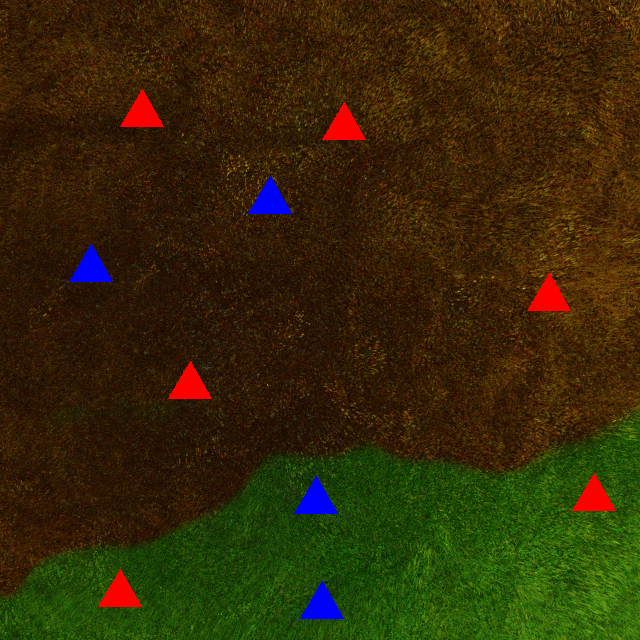
#> input picture photos/1.png, 640 x 640 px, found by its file name
$ python contour.py
#> lines starting #> are read from the running program, lines starting #| are printed output that depends on the picture; after the words box and inside, x2 and y2 are one past the last pixel; in counts of white or black regions, pixels touching at a corner belong together
import cv2 as cv
import numpy as np
img=cv.imread("photos/1.png")
#> img is the input picture: shape (640, 640, 3); mean B, G, R 7.3, 41.1, 52.4
cv.imshow("img", img)
canny= cv.Canny(img, 125, 225)
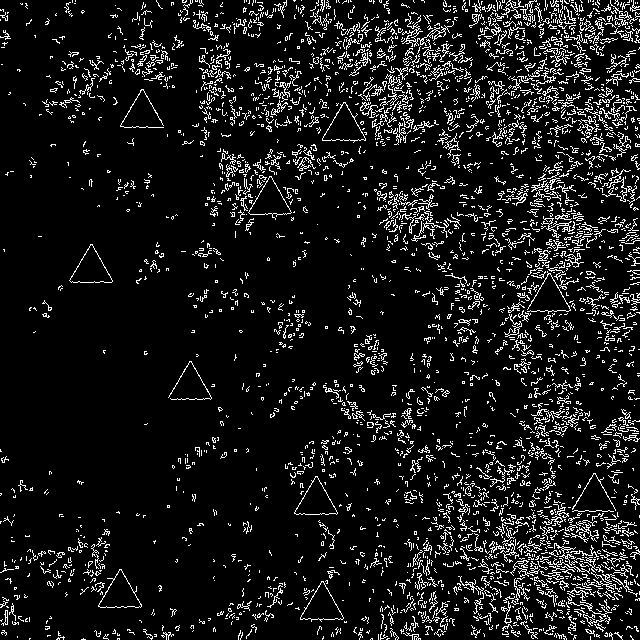
#> canny: shape (640, 640); 9.4% white in thin lines or dots
dilated=cv.dilate(canny, (11,11), iterations=1)
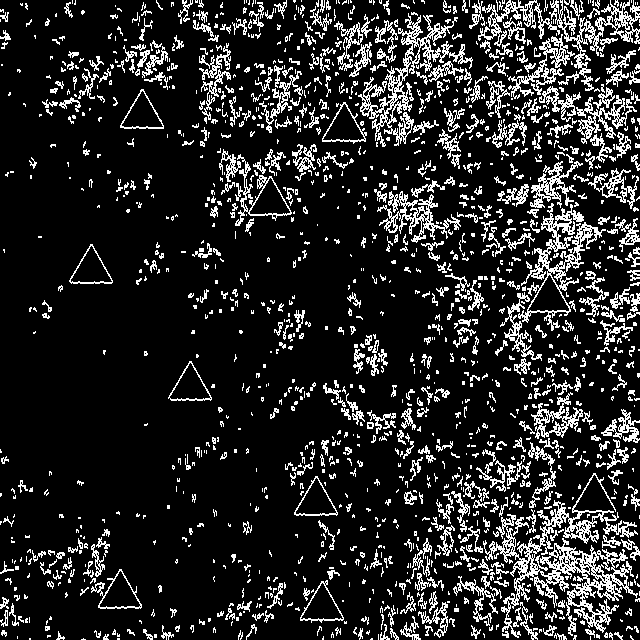
#> dilated: shape (640, 640); 15.5% white in thin lines or dots
blur=cv.GaussianBlur(dilated, (3,3), cv.BORDER_DEFAULT )
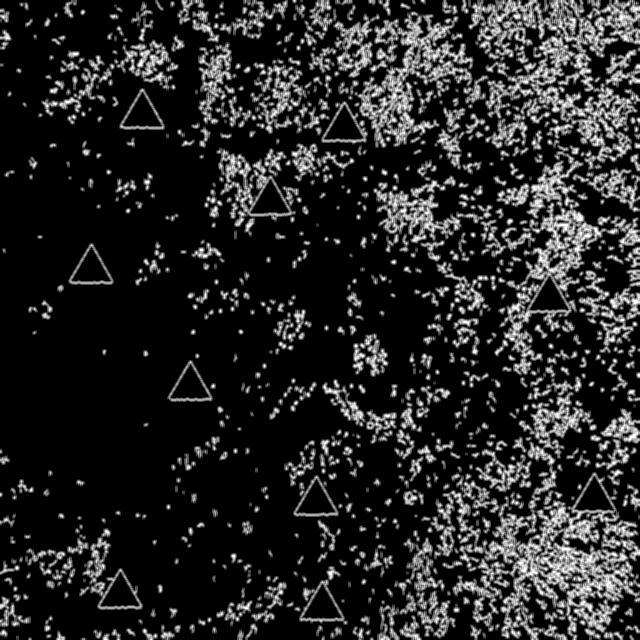
#> blur: shape (640, 640); min 0, max 255, mean 39.4
cv.imshow("god", dilated)
contour, heirarchies= cv.findContours((dilated), cv.RETR_LIST, cv.CHAIN_APPROX_SIMPLE)
#> contour = 3598 contours, 3204 with area under 20; largest, box (x1, y1, x2, y2) and area: (483, 473, 638, 638) 6110, (518, 203, 606, 331) 2794, (358, 13, 473, 146) 2564, (549, 0, 640, 91) 1600, (235, 154, 292, 226) 1214
print(len(contour))
#| 3598
blank=np.zeros(img.shape, dtype='uint8')
cv.drawContours(blank, contour, -1, (0,0,255),2)
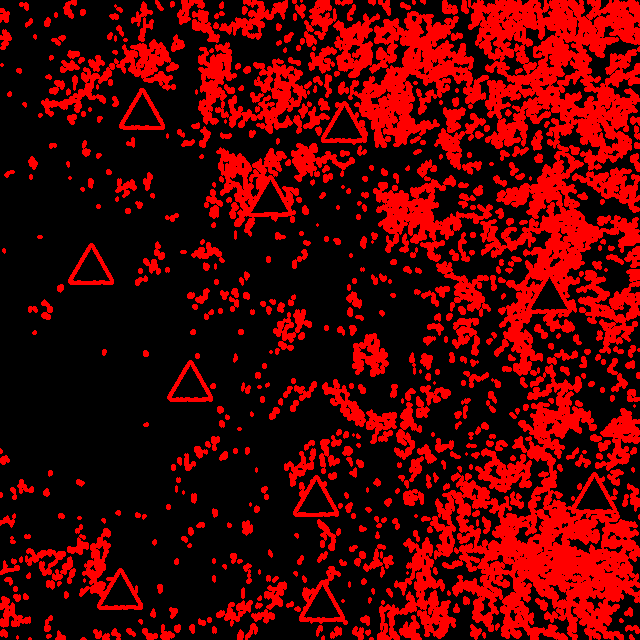
#> blank: shape (640, 640, 3); mean of channels 0, 1, 2 0, 0, 82.6; drawn as B, G, R
cv.imshow('contour drawn', blank)
cv.waitKey(0)
##len(contour) for canny is 1509
##len(Contour) for dilated is 2936
##len(contour) for blur is 756

$ run again, with photos/10.png copied over photos/1.png
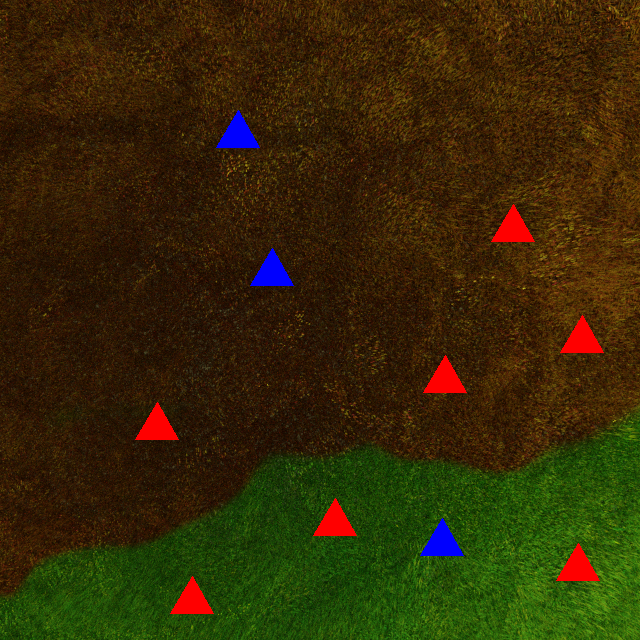
#> input picture photos/10.png, 640 x 640 px, found by its file name
#> img is the input picture: shape (640, 640, 3); mean B, G, R 6.8, 41, 52.9
#> `canny= cv.Canny(img, 125, 225)`:
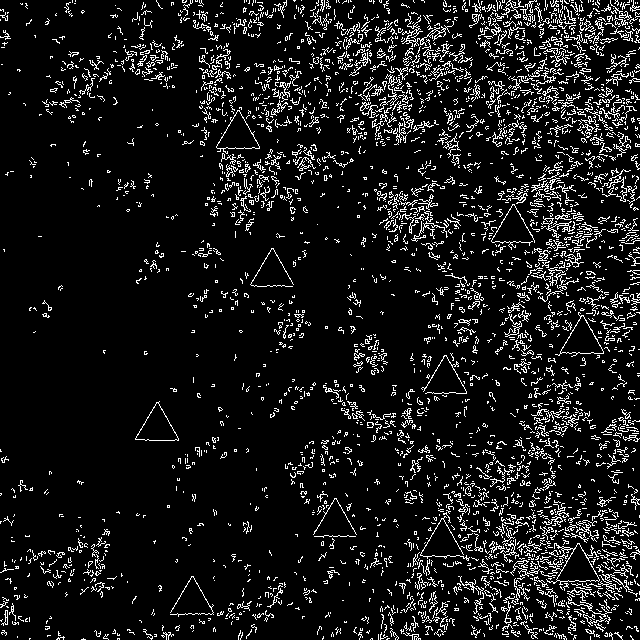
#> canny: shape (640, 640); 9.4% white in thin lines or dots
#> dilated: shape (640, 640); 15.4% white in thin lines or dots
#> contour = 3564 contours, 3167 with area under 20; largest, box (x1, y1, x2, y2) and area: (483, 500, 638, 638) 6194, (358, 13, 473, 146) 2564, (521, 203, 606, 303) 1947, (549, 0, 640, 91) 1600, (412, 499, 470, 577) 1154
#| 3564
#> `cv.drawContours(blank, contour, -1, (0,0,255),2)`:
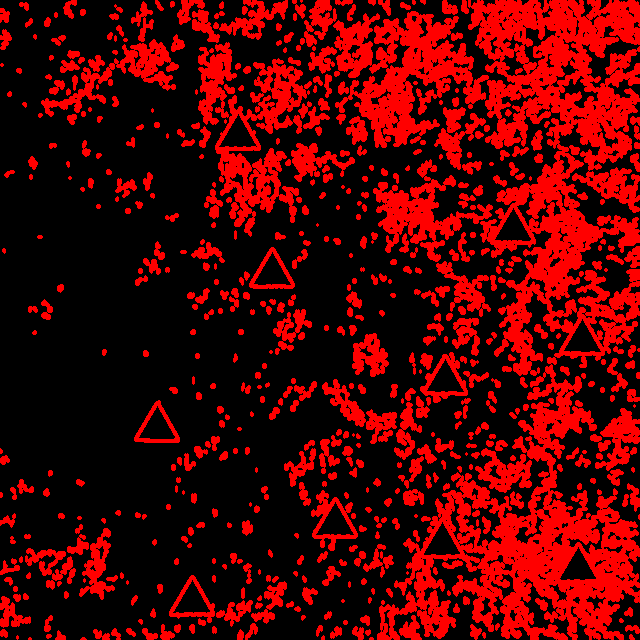
#> blank: shape (640, 640, 3); mean of channels 0, 1, 2 0, 0, 82.3; drawn as B, G, R

$ run again, with photos/11.png copied over photos/1.png
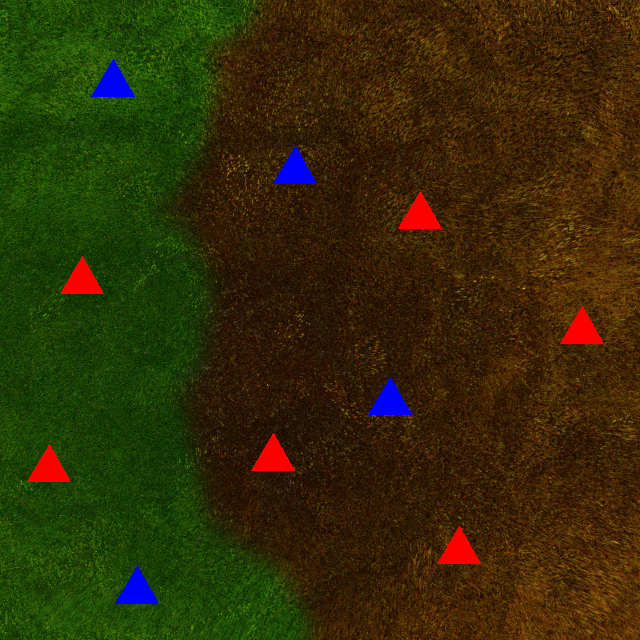
#> input picture photos/11.png, 640 x 640 px, found by its file name
#> img is the input picture: shape (640, 640, 3); mean B, G, R 7.3, 44.4, 51.2
#> `canny= cv.Canny(img, 125, 225)`:
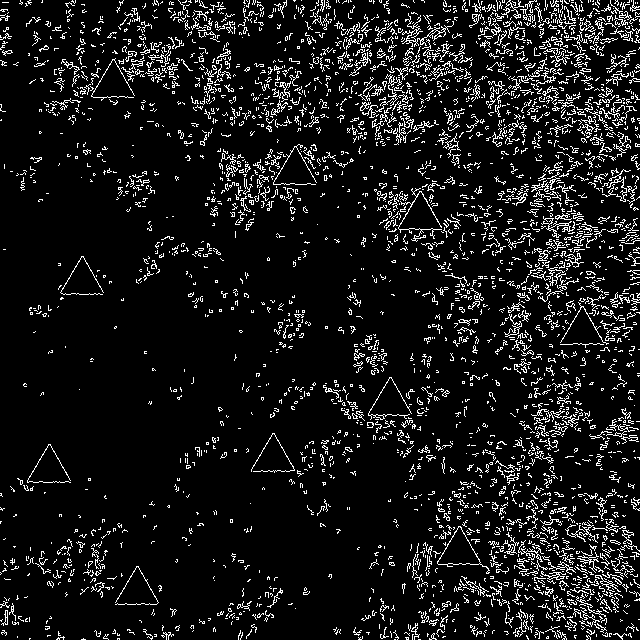
#> canny: shape (640, 640); 9.2% white in thin lines or dots
#> dilated: shape (640, 640); 15.2% white in thin lines or dots
#> contour = 3529 contours, 3136 with area under 20; largest, box (x1, y1, x2, y2) and area: (514, 519, 640, 638) 3768, (358, 13, 473, 146) 2564, (521, 203, 606, 303) 1947, (377, 180, 461, 243) 1655, (549, 0, 640, 91) 1600
#| 3529
#> `cv.drawContours(blank, contour, -1, (0,0,255),2)`:
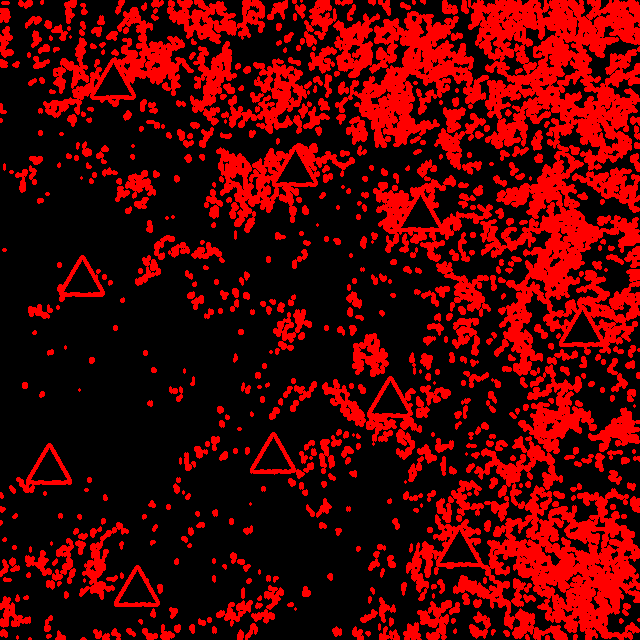
#> blank: shape (640, 640, 3); mean of channels 0, 1, 2 0, 0, 81.6; drawn as B, G, R

$ run again, with photos/2.png copied over photos/1.png
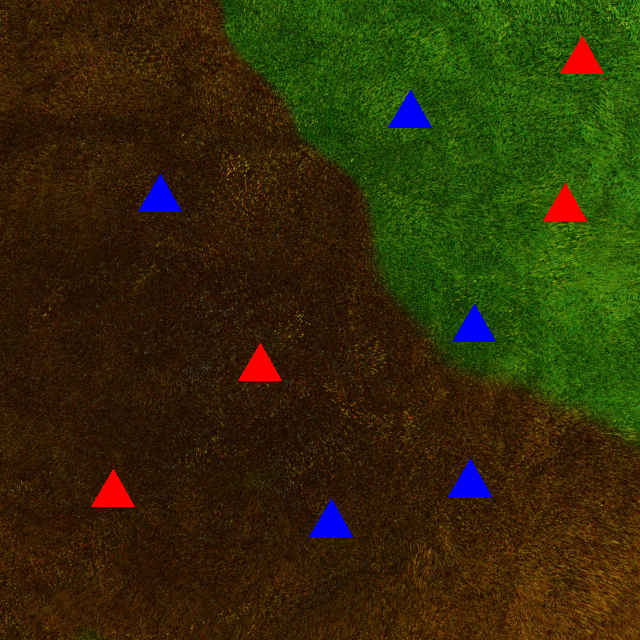
#> input picture photos/2.png, 640 x 640 px, found by its file name
#> img is the input picture: shape (640, 640, 3); mean B, G, R 8.1, 44.6, 49.8
#> `canny= cv.Canny(img, 125, 225)`:
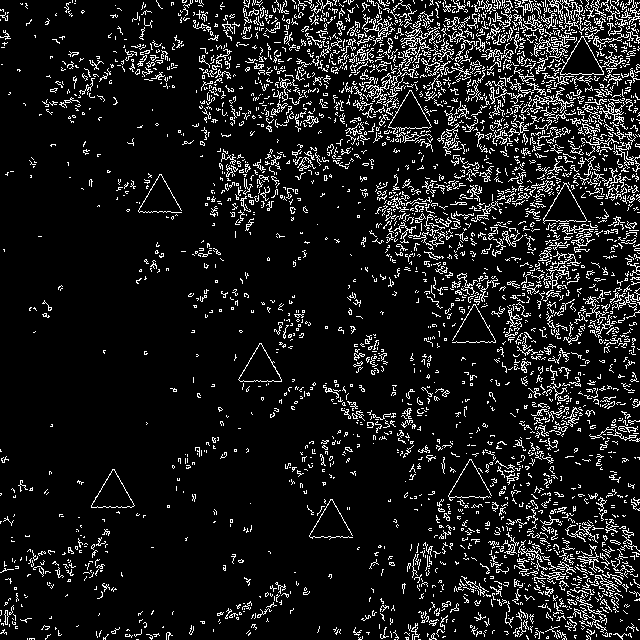
#> canny: shape (640, 640); 10.3% white in thin lines or dots
#> dilated: shape (640, 640); 17% white in thin lines or dots
#> contour = 3923 contours, 3472 with area under 20; largest, box (x1, y1, x2, y2) and area: (444, 0, 640, 212) 14487, (345, 11, 454, 153) 4924, (505, 156, 603, 310) 4092, (514, 519, 640, 638) 3516, (375, 174, 452, 257) 2254
#| 3923
#> `cv.drawContours(blank, contour, -1, (0,0,255),2)`:
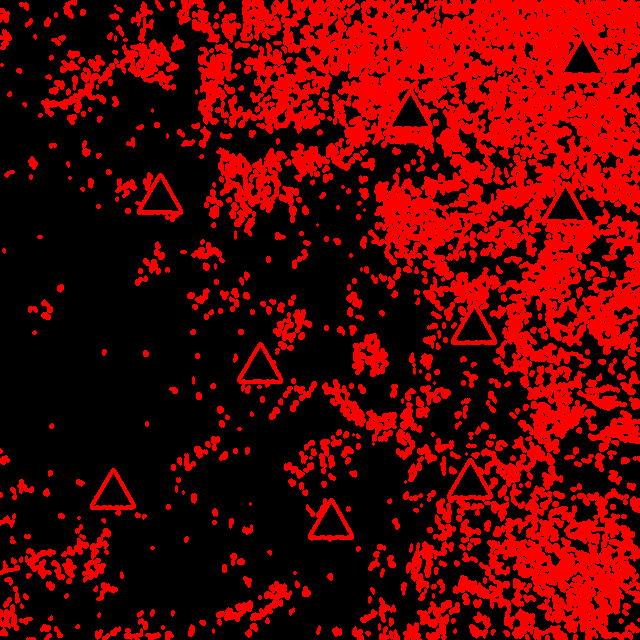
#> blank: shape (640, 640, 3); mean of channels 0, 1, 2 0, 0, 88.6; drawn as B, G, R
